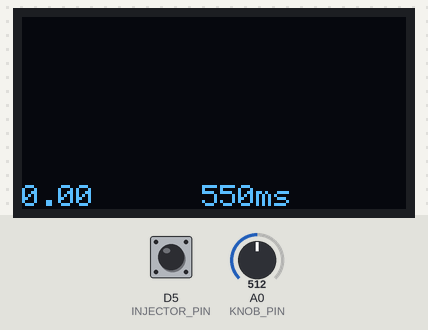
Recording of a sketch running on a simulated ESP8266 (NodeMCU). On the bench: 128×64 one-colour display. The test bench sets the inputs (shaded band); at power-on: A0 (KNOB_PIN) = 512, D5 (INJECTOR_PIN) HIGH. The display library's start-up logo is not drawn; what the sketch prints to the serial monitor is not drawn.

Above: at 3.3 s.
3.4 s: A0 (KNOB_PIN) set to 716
At 4.3 s:
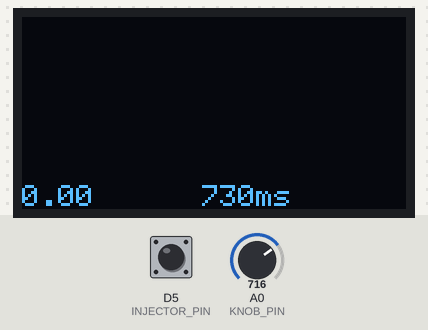
5.1 s: A0 (KNOB_PIN) set to 900
At 5.8 s:
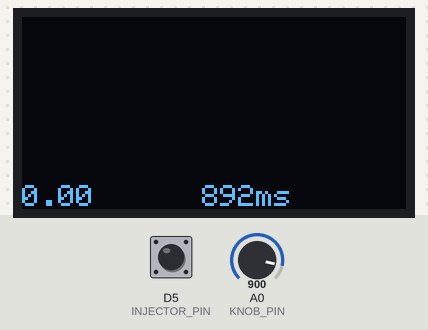
6.8 s: A0 (KNOB_PIN) set to 1023
At 7.6 s:
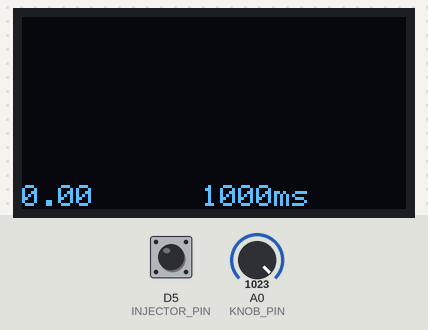
Timing chart, 0 to 9.8 s (numbered marks = the images above; inputs shaded):
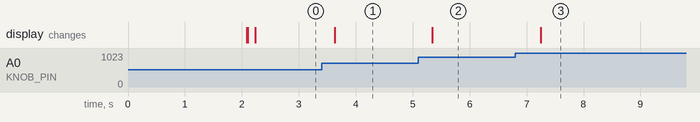

The sketch:

fuel_monitor_v3.ino
```cpp
// Fuel consumption monitor — ESP8266 + SSD1306 (hardware SPI)
// Measures injector on-time via interrupt, computes ml/min EMA,
// displays a rolling autoscaled graph and numeric overlay on a 128×64 OLED.

#include <Adafruit_GFX.h>
#include <Adafruit_SSD1306.h>
#include <ESP8266WiFi.h>   // included only to disable the radio in setup()

// ── Pin definitions ──────────────────────────────────────────────────────────
#define INJECTOR_PIN  D5   // GPIO14  (do not use GPIO3 = Serial RX)
#define KNOB_PIN      A0   // ADC input for graph timebase knob

// ── Display ───────────────────────────────────────────────────────────────────
#define SCREEN_WIDTH  128
#define SCREEN_HEIGHT  64

#define OLED_DC     D2
#define OLED_CS     D8
#define OLED_RESET  D3
Adafruit_SSD1306 display(SCREEN_WIDTH, SCREEN_HEIGHT,
                          &SPI, OLED_DC, OLED_RESET, OLED_CS);

// ── Feature flags ─────────────────────────────────────────────────────────────
#define DRAW_TEXT
#define DRAW_TEXT_TIMEBASE

// DRAW_TEXT_SHADOW and DRAW_TEXT_RECTANGLE are alternative legibility strategies:
//   SHADOW  — black 1-px outline drawn directly over graph pixels (no background fill)
//   RECTANGLE — solid black background cleared behind text (stronger, costs graph area)
// Both can be enabled simultaneously; RECTANGLE is applied first so SHADOW
// renders on the cleared background.  Enabling only one is the typical choice.
//#define DRAW_TEXT_SHADOW
#define DRAW_TEXT_RECTANGLE

// ── Text positions ────────────────────────────────────────────────────────────
#define TEXT_LPKM_X     0
#define TEXT_LPKM_Y     (SCREEN_HEIGHT - 8)
#define TEXT_TIMEBASE_X 60
#define TEXT_TIMEBASE_Y (SCREEN_HEIGHT - 8)

// ── Injector parameters ───────────────────────────────────────────────────────
// FIX Q5: const — this value is never modified; const enables compiler optimisation
// and prevents accidental writes.
static const float INJECTOR_FLOW_RATE_ML_MIN = 200.0f;  // rated flow at 100 % DC

// ── Rolling graph ─────────────────────────────────────────────────────────────
static const uint8_t GRAPH_X = 0;
static const uint8_t GRAPH_Y = 0;
static const uint8_t GRAPH_W = SCREEN_WIDTH;
static const uint8_t GRAPH_H = SCREEN_HEIGHT - 1;

// FIX (v2): float array preserves EMA fractional precision; uint32_t previously
// truncated (e.g. 12.7 → 12), wasting half the display's vertical resolution.
float graphData[GRAPH_W];
float graphMin = 0.0f;
float graphMax = 1.0f;

// ── EMA state (global — written in loop, read in updateDisplay/updateGraph) ───
float fuel_avg1_MLmin = 0.0f;   // exponential moving average of ml/min  (α = 0.1)

// ── ISR shared state ──────────────────────────────────────────────────────────
// FIX B1: replaced 'pulseStart != 0' sentinel with an explicit armed flag.
//   micros() wraps through 0 every ~71 min; a rising edge at that exact moment
//   would set pulseStart = 0, which looks "unarmed", silently discarding the pulse.
volatile bool     pulseArmed     = false;
volatile uint32_t pulseStart     = 0;   // rising-edge timestamp [µs]
volatile uint32_t totalPulseWidth = 0;  // accumulated on-time this interval [µs]

// ─────────────────────────────────────────────────────────────────────────────
// ISR
// ─────────────────────────────────────────────────────────────────────────────
void ICACHE_RAM_ATTR injectorISR() {
  if (digitalRead(INJECTOR_PIN) == HIGH) {
    // Rising edge: capture timestamp and arm.
    pulseStart = micros();
    pulseArmed = true;
  } else {
    // Falling edge: accumulate only when a matching rising edge was seen.
    if (pulseArmed) {
      totalPulseWidth += micros() - pulseStart;
      pulseArmed = false;
    }
  }
}

// ─────────────────────────────────────────────────────────────────────────────
// setup()
// ─────────────────────────────────────────────────────────────────────────────
void setup() {
  // Disable WiFi — the radio boots active, wastes ~70 mA, and introduces
  // timing noise on the shared 160 MHz system clock.
  WiFi.mode(WIFI_OFF);
  WiFi.forceSleepBegin();

  Serial.begin(115200);

  if (!display.begin(SSD1306_SWITCHCAPVCC)) {
    Serial.println(F("SSD1306 allocation failed"));
    for (;;);   // halt — no display means no useful operation
  }
  display.display();
  delay(2000);   // show Adafruit splash

  display.clearDisplay();
  display.setTextSize(1);
  display.setTextColor(SSD1306_WHITE);
  display.setCursor(0, 0);
  display.println(F("Setting up..."));
  display.display();

  // FIX Q4: explicit loop instead of memset() on float[].
  // memset to 0 yields 0.0f on IEEE 754 platforms (universally true in practice)
  // but is not guaranteed by the C++ standard.  A loop has no overhead here.
  for (uint8_t i = 0; i < GRAPH_W; i++) graphData[i] = 0.0f;

  pinMode(INJECTOR_PIN, INPUT_PULLUP);
  attachInterrupt(digitalPinToInterrupt(INJECTOR_PIN), injectorISR, CHANGE);

  display.setCursor(0, 16);
  display.println(F("Done!"));
  display.display();
}

// ─────────────────────────────────────────────────────────────────────────────
// updateDisplay()  — text overlay; compiled only when DRAW_TEXT is defined
// ─────────────────────────────────────────────────────────────────────────────
#ifdef DRAW_TEXT
void updateDisplay(const char* fuelBuf) {

  // FIX Q8: DRAW_TEXT_RECTANGLE is applied BEFORE the shadow so the shadow
  // renders on a clean black background and provides a visible outline.
  // (Previously rect was applied after shadow, erasing the interior shadow pixels.)
#ifdef DRAW_TEXT_RECTANGLE
  // Erase graph pixels behind the fuel-value field (dynamic width via getTextBounds).
  int16_t  x1, y1;
  uint16_t w, h;
  display.getTextBounds(fuelBuf, TEXT_LPKM_X, TEXT_LPKM_Y, &x1, &y1, &w, &h);
  display.fillRect(x1, y1 - 1, w, h + 2, SSD1306_BLACK);

#ifdef DRAW_TEXT_TIMEBASE
  // Fixed-width clear: enough for "1000ms" (6 chars × 6 px + 2 px margin = 38 px).
  display.fillRect(TEXT_TIMEBASE_X, TEXT_TIMEBASE_Y - 1, 40, 9, SSD1306_BLACK);
#endif
#endif // DRAW_TEXT_RECTANGLE

#ifdef DRAW_TEXT_SHADOW
  // 4-direction black outline makes white text legible over graph pixels.
  display.setTextColor(SSD1306_BLACK);
  const int8_t dx[4] = { 1,  1, -1, -1};
  const int8_t dy[4] = {-1,  1,  1, -1};
  for (uint8_t o = 0; o < 4; o++) {
    display.setCursor(TEXT_LPKM_X + dx[o], TEXT_LPKM_Y + dy[o]);
    display.print(fuelBuf);
#ifdef DRAW_TEXT_TIMEBASE
    display.setCursor(TEXT_TIMEBASE_X + dx[o], TEXT_TIMEBASE_Y + dy[o]);
    // graph_interval_ms not accessible here; caller passes it as parameter if needed.
    // For now shadow only covers the fuel value — timebase label is rare on shadow.
#endif
  }
#endif // DRAW_TEXT_SHADOW

  // Foreground text
  display.setTextColor(SSD1306_WHITE);
  display.setCursor(TEXT_LPKM_X, TEXT_LPKM_Y);
  display.print(fuelBuf);

#ifdef DRAW_TEXT_TIMEBASE
  display.setCursor(TEXT_TIMEBASE_X, TEXT_TIMEBASE_Y);
  // graph_interval_ms is a loop-local static — read via accessor or pass as arg.
  // Passed as a second parameter below.
#endif
}

// Thin wrapper that also prints the timebase label so updateDisplay stays
// decoupled from loop-internal state.
#ifdef DRAW_TEXT_TIMEBASE
void updateDisplayWithTimebase(const char* fuelBuf, uint16_t intervalMs) {
  updateDisplay(fuelBuf);
  display.setCursor(TEXT_TIMEBASE_X, TEXT_TIMEBASE_Y);
  display.print(intervalMs);
  display.print(F("ms"));
}
#define DISPLAY_CALL(buf, ms) updateDisplayWithTimebase(buf, ms)
#else
#define DISPLAY_CALL(buf, ms) updateDisplay(buf)
#endif

#endif // DRAW_TEXT

// ─────────────────────────────────────────────────────────────────────────────
// updateGraph()  — append sample, recompute autoscale
// ─────────────────────────────────────────────────────────────────────────────
void updateGraph() {
  memmove(graphData, graphData + 1, (GRAPH_W - 1) * sizeof(graphData[0]));
  graphData[GRAPH_W - 1] = fuel_avg1_MLmin;

  // FIX Q9: OPTIMIZED_MAX_SEARCH comment corrected.
  // This mode anchors the scale to settled history rather than chasing the
  // live edge, providing visual stability when a new peak/trough arrives.
  // The search is one element shorter (127 vs 128) — negligible speed difference.
#ifdef OPTIMIZED_MAX_SEARCH
  const uint8_t searchEnd = GRAPH_W - 1;
#else
  const uint8_t searchEnd = GRAPH_W;
#endif

  graphMin = graphData[0];
  graphMax = graphData[0];
  for (uint8_t i = 1; i < searchEnd; i++) {
    if (graphData[i] > graphMax) graphMax = graphData[i];
    if (graphData[i] < graphMin) graphMin = graphData[i];
  }
  if (graphMax <= graphMin) graphMax = graphMin + 1.0f;
}

// ─────────────────────────────────────────────────────────────────────────────
// drawGraph()
// ─────────────────────────────────────────────────────────────────────────────
void drawGraph() {
  const float range = graphMax - graphMin;

  for (uint8_t i = 0; i < GRAPH_W; i++) {
    // Clamp: with OPTIMIZED_MAX_SEARCH the newest sample may lie outside
    // [graphMin, graphMax]; without clamping the bar height overflows.
    float val = graphData[i];
    if (val < graphMin) val = graphMin;
    if (val > graphMax) val = graphMax;

    const uint8_t barHeight = (uint8_t)(((val - graphMin) / range) * GRAPH_H);
    display.drawFastVLine(GRAPH_X + i,
                          GRAPH_Y + (GRAPH_H - barHeight),
                          barHeight,
                          SSD1306_WHITE);
  }
}

// ─────────────────────────────────────────────────────────────────────────────
// loop()
// ─────────────────────────────────────────────────────────────────────────────
void loop() {
  // FIX Q7: all loop-only mutable state as static locals — no file-scope pollution.
  static uint32_t previousMillis        = 0;
  static uint32_t previousMillis_graph  = 0;
  // FIX B2: seed last_interval_micros to 0 here; it is corrected on the first
  // measurement tick in setup() below — see the companion initialisation there.
  // Actually seeded via a one-shot flag so setup() can call micros() after
  // attachInterrupt and store the result cleanly (see setup()).
  static uint32_t last_interval_micros  = 0;
  static uint16_t graph_interval_ms     = 1000;
  static uint16_t knobValuePrev         = 0xFFFF;  // sentinel → forces first update
  static bool     firstTick             = true;

  const uint32_t currentMillis = millis();
  if (currentMillis - previousMillis < 100u /*MEAS_INTERVAL_MS*/) return;
  previousMillis = currentMillis;

  // ── Measure elapsed real time via micros() for accurate duty-cycle ───────────
  const uint32_t current_micros = micros();

  // FIX B2: On the very first measurement tick, last_interval_micros = 0 gives
  // an interval_duration equal to the full boot time (~2+ s), making the first
  // duty-cycle reading ~20× too small.  Skip the EMA update on the first tick
  // and seed the timer correctly so all subsequent intervals are accurate.
  if (firstTick) {
    last_interval_micros = current_micros;
    firstTick = false;

    // Still snapshot and discard any ISR accumulation from the boot window so
    // it does not contaminate the first real measurement.
    noInterrupts();
    totalPulseWidth = 0;
    interrupts();
    return;
  }

  const uint32_t interval_duration = current_micros - last_interval_micros;
  last_interval_micros = current_micros;

  if (interval_duration == 0) return;   // guard division (theoretically impossible)

  // ── Atomic snapshot ───────────────────────────────────────────────────────────
  noInterrupts();
  const uint32_t pulseWidthSnapshot = totalPulseWidth;
  totalPulseWidth = 0;
  interrupts();

  // ── Duty cycle → flow rate ────────────────────────────────────────────────────
  // Clamp to [0, 1]: near 100 % DC, ISR timing jitter can make
  // pulseWidthSnapshot fractionally exceed interval_duration.
  float duty = (float)pulseWidthSnapshot / (float)interval_duration;
  if (duty > 1.0f) duty = 1.0f;

  const float fuelMLsec     = duty * (INJECTOR_FLOW_RATE_ML_MIN / 60.0f);
  const float current_ml_min = duty * INJECTOR_FLOW_RATE_ML_MIN;

  // Exponential moving average  α = 0.1  →  τ ≈ 10 × 100 ms = 1 s
  fuel_avg1_MLmin = (fuel_avg1_MLmin * 9.0f + current_ml_min) / 10.0f;

  // ── Knob → graph timebase ─────────────────────────────────────────────────────
  const uint16_t knobRaw = (uint16_t)analogRead(KNOB_PIN);
  // FIX Q6: use a named temp to avoid abs() macro double-evaluation.
  const int16_t knobDelta = (int16_t)knobRaw - (int16_t)knobValuePrev;
  if (knobDelta > 5 || knobDelta < -5) {   // hysteresis = 5 ADC counts
    knobValuePrev = knobRaw;
    uint16_t mapped = (uint16_t)map(knobRaw, 0, 1023, 100, 1000);
    // Lower bound matches the 100 ms measurement cadence so the condition
    // currentMillis - previousMillis_graph >= graph_interval_ms can always fire.
    graph_interval_ms = mapped;
  }

  // ── Graph / display update ────────────────────────────────────────────────────
  if (currentMillis - previousMillis_graph < graph_interval_ms) return;
  previousMillis_graph = currentMillis;

  // Snap EMA to hard zero when idle, preventing the display from reading
  // "0.00" while a tiny residual creeps toward zero over many intervals.
  if (current_ml_min == 0.0f && fuel_avg1_MLmin < 0.01f) {
    fuel_avg1_MLmin = 0.0f;
  }

#ifdef DRAW_TEXT
  // FIX B3: compute integer and fractional parts from a single rounded value
  // so they are always consistent.  The previous approach computed them
  // independently from the raw float; floating-point truncation could produce
  // outputs like "9.99" for a value that rounds to "10.00".
  const uint32_t v = (uint32_t)(fuel_avg1_MLmin * 100.0f + 0.5f);
  char fuelBuf[12];
  sprintf(fuelBuf, "%lu.%02lu", v / 100UL, v % 100UL);
#endif

  display.clearDisplay();
  updateGraph();
  drawGraph();

#ifdef DRAW_TEXT
  DISPLAY_CALL(fuelBuf, graph_interval_ms);
#endif

  display.display();

  // Serial telemetry (printed after display flush to avoid serial blocking
  // the SPI transfer)
  Serial.print(F("Fuel: "));
  Serial.print(fuelMLsec, 3);
  Serial.print(F(" ml/s  Avg: "));
  Serial.print(fuel_avg1_MLmin, 2);
  Serial.print(F(" ml/min  T: "));
  Serial.print(graph_interval_ms);
  Serial.println(F(" ms"));
}
```

Measured:
- after the input at 3.4 s, the display: changes after 0.24 s (image 1)
- after the input at 5.1 s, the display: changes after 0.24 s (image 2)
- after the input at 6.8 s, the display: changes after 0.45 s (image 3)
